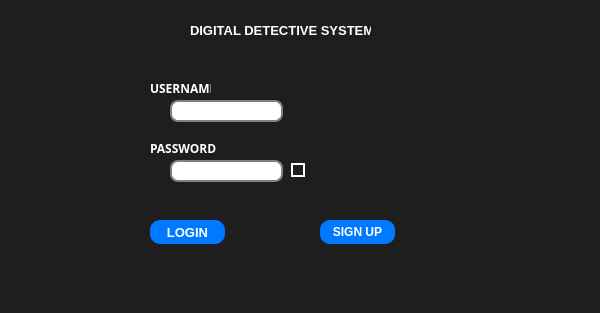
<?xml version="1.0" encoding="UTF-8"?>
<ui version="4.0">
 <class>Login</class>
 <widget class="QMainWindow" name="Login">
  <property name="geometry">
   <rect>
    <x>0</x>
    <y>0</y>
    <width>600</width>
    <height>313</height>
   </rect>
  </property>
  <property name="windowTitle">
   <string>MainWindow</string>
  </property>
  <property name="styleSheet">
   <string notr="true">background-color: #1e1e1e;</string>
  </property>
  <widget class="QWidget" name="centralwidget">
   <widget class="QLabel" name="label">
    <property name="geometry">
     <rect>
      <x>190</x>
      <y>20</y>
      <width>181</width>
      <height>20</height>
     </rect>
    </property>
    <property name="font">
     <font>
      <pointsize>10</pointsize>
      <bold>true</bold>
     </font>
    </property>
    <property name="styleSheet">
     <string notr="true">color: white;
</string>
    </property>
    <property name="text">
     <string>DIGITAL DETECTIVE SYSTEM</string>
    </property>
   </widget>
   <widget class="QLineEdit" name="usernameInput">
    <property name="geometry">
     <rect>
      <x>170</x>
      <y>100</y>
      <width>113</width>
      <height>22</height>
     </rect>
    </property>
    <property name="styleSheet">
     <string notr="true">background-color: white;
color: black;
border: 2px solid gray;
border-radius: 8px;</string>
    </property>
   </widget>
   <widget class="QLineEdit" name="passwordInput">
    <property name="geometry">
     <rect>
      <x>170</x>
      <y>160</y>
      <width>113</width>
      <height>22</height>
     </rect>
    </property>
    <property name="styleSheet">
     <string notr="true">background-color: white;
color: black;
border: 2px solid gray;
border-radius: 8px;</string>
    </property>
    <property name="echoMode">
     <enum>QLineEdit::EchoMode::Password</enum>
    </property>
   </widget>
   <widget class="QLabel" name="label_2">
    <property name="geometry">
     <rect>
      <x>150</x>
      <y>80</y>
      <width>61</width>
      <height>16</height>
     </rect>
    </property>
    <property name="font">
     <font>
      <family>Segoe UI Semibold</family>
      <bold>true</bold>
     </font>
    </property>
    <property name="styleSheet">
     <string notr="true">color: white;</string>
    </property>
    <property name="text">
     <string>USERNAME</string>
    </property>
   </widget>
   <widget class="QLabel" name="label_3">
    <property name="geometry">
     <rect>
      <x>150</x>
      <y>140</y>
      <width>71</width>
      <height>16</height>
     </rect>
    </property>
    <property name="font">
     <font>
      <family>Segoe UI Semibold</family>
      <bold>true</bold>
     </font>
    </property>
    <property name="styleSheet">
     <string notr="true">color: white;</string>
    </property>
    <property name="text">
     <string>PASSWORD</string>
    </property>
   </widget>
   <widget class="QPushButton" name="loginBtn">
    <property name="geometry">
     <rect>
      <x>150</x>
      <y>220</y>
      <width>75</width>
      <height>24</height>
     </rect>
    </property>
    <property name="font">
     <font>
      <pointsize>10</pointsize>
      <bold>true</bold>
     </font>
    </property>
    <property name="styleSheet">
     <string notr="true">background-color: #0078ff;
color: white;
border-radius: 10px;
padding: 6px;</string>
    </property>
    <property name="text">
     <string>LOGIN</string>
    </property>
   </widget>
   <widget class="QPushButton" name="signupBtn">
    <property name="geometry">
     <rect>
      <x>320</x>
      <y>220</y>
      <width>75</width>
      <height>24</height>
     </rect>
    </property>
    <property name="font">
     <font>
      <italic>false</italic>
      <bold>true</bold>
     </font>
    </property>
    <property name="styleSheet">
     <string notr="true">background-color: #0078ff;
color: white;
border-radius: 10px;
padding: 6px;
</string>
    </property>
    <property name="text">
     <string>SIGN UP</string>
    </property>
   </widget>
   <widget class="QCheckBox" name="checkBox">
    <property name="geometry">
     <rect>
      <x>290</x>
      <y>160</y>
      <width>21</width>
      <height>20</height>
     </rect>
    </property>
    <property name="styleSheet">
     <string notr="true">QCheckBox {
    color: white;
    font-size: 14px;
    spacing: 8px;
}

QCheckBox::indicator {
    width: 10px;
    height: 10px;
    border: 1.5px solid white;
    background-color: transparent;
    margin: 1px;
}

QCheckBox::indicator:checked {
    background-color: white;
}</string>
    </property>
    <property name="text">
     <string/>
    </property>
   </widget>
  </widget>
  <widget class="QMenuBar" name="menubar">
   <property name="geometry">
    <rect>
     <x>0</x>
     <y>0</y>
     <width>600</width>
     <height>21</height>
    </rect>
   </property>
  </widget>
  <widget class="QStatusBar" name="statusbar"/>
 </widget>
 <resources/>
 <connections/>
</ui>
